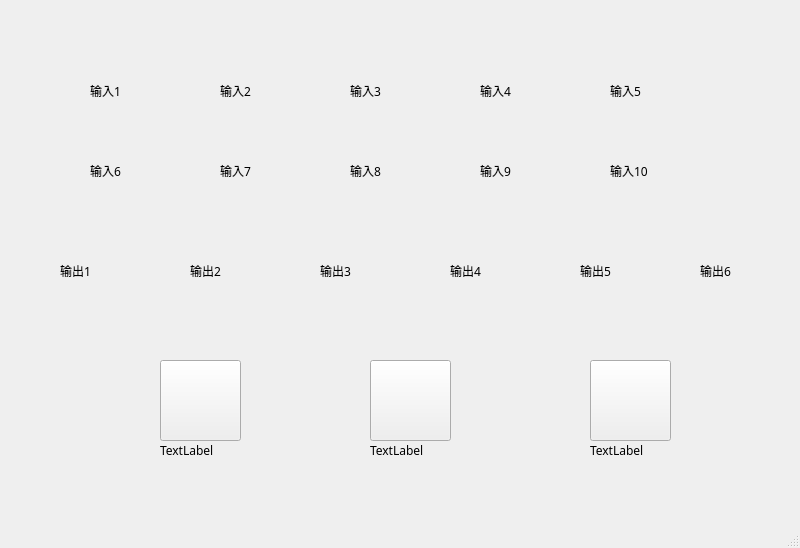
<?xml version="1.0" encoding="UTF-8"?>
<ui version="4.0">
 <class>stat_show</class>
 <widget class="QMainWindow" name="stat_show">
  <property name="geometry">
   <rect>
    <x>0</x>
    <y>0</y>
    <width>800</width>
    <height>548</height>
   </rect>
  </property>
  <property name="font">
   <font>
    <family>ADMUI3Lg</family>
   </font>
  </property>
  <property name="windowTitle">
   <string>MainWindow</string>
  </property>
  <widget class="QWidget" name="centralwidget">
   <widget class="QLabel" name="label_1">
    <property name="geometry">
     <rect>
      <x>90</x>
      <y>80</y>
      <width>121</width>
      <height>21</height>
     </rect>
    </property>
    <property name="text">
     <string>输入1</string>
    </property>
   </widget>
   <widget class="QLabel" name="label_2">
    <property name="geometry">
     <rect>
      <x>220</x>
      <y>80</y>
      <width>121</width>
      <height>21</height>
     </rect>
    </property>
    <property name="text">
     <string>输入2</string>
    </property>
   </widget>
   <widget class="QLabel" name="label_3">
    <property name="geometry">
     <rect>
      <x>350</x>
      <y>80</y>
      <width>121</width>
      <height>21</height>
     </rect>
    </property>
    <property name="text">
     <string>输入3</string>
    </property>
   </widget>
   <widget class="QLabel" name="label_5">
    <property name="geometry">
     <rect>
      <x>610</x>
      <y>80</y>
      <width>121</width>
      <height>21</height>
     </rect>
    </property>
    <property name="text">
     <string>输入5</string>
    </property>
   </widget>
   <widget class="QLabel" name="label_4">
    <property name="geometry">
     <rect>
      <x>480</x>
      <y>80</y>
      <width>121</width>
      <height>21</height>
     </rect>
    </property>
    <property name="text">
     <string>输入4</string>
    </property>
   </widget>
   <widget class="QLabel" name="label_10">
    <property name="geometry">
     <rect>
      <x>610</x>
      <y>160</y>
      <width>121</width>
      <height>21</height>
     </rect>
    </property>
    <property name="text">
     <string>输入10</string>
    </property>
   </widget>
   <widget class="QLabel" name="label_8">
    <property name="geometry">
     <rect>
      <x>350</x>
      <y>160</y>
      <width>121</width>
      <height>21</height>
     </rect>
    </property>
    <property name="text">
     <string>输入8</string>
    </property>
   </widget>
   <widget class="QLabel" name="label_7">
    <property name="geometry">
     <rect>
      <x>220</x>
      <y>160</y>
      <width>121</width>
      <height>21</height>
     </rect>
    </property>
    <property name="text">
     <string>输入7</string>
    </property>
   </widget>
   <widget class="QLabel" name="label_6">
    <property name="geometry">
     <rect>
      <x>90</x>
      <y>160</y>
      <width>121</width>
      <height>21</height>
     </rect>
    </property>
    <property name="text">
     <string>输入6</string>
    </property>
   </widget>
   <widget class="QLabel" name="label_9">
    <property name="geometry">
     <rect>
      <x>480</x>
      <y>160</y>
      <width>121</width>
      <height>21</height>
     </rect>
    </property>
    <property name="text">
     <string>输入9</string>
    </property>
   </widget>
   <widget class="QLabel" name="label_15">
    <property name="geometry">
     <rect>
      <x>580</x>
      <y>260</y>
      <width>121</width>
      <height>21</height>
     </rect>
    </property>
    <property name="text">
     <string>输出5</string>
    </property>
   </widget>
   <widget class="QLabel" name="label_13">
    <property name="geometry">
     <rect>
      <x>320</x>
      <y>260</y>
      <width>121</width>
      <height>21</height>
     </rect>
    </property>
    <property name="text">
     <string>输出3</string>
    </property>
   </widget>
   <widget class="QLabel" name="label_12">
    <property name="geometry">
     <rect>
      <x>190</x>
      <y>260</y>
      <width>121</width>
      <height>21</height>
     </rect>
    </property>
    <property name="text">
     <string>输出2</string>
    </property>
   </widget>
   <widget class="QLabel" name="label_11">
    <property name="geometry">
     <rect>
      <x>60</x>
      <y>260</y>
      <width>121</width>
      <height>21</height>
     </rect>
    </property>
    <property name="text">
     <string>输出1</string>
    </property>
   </widget>
   <widget class="QLabel" name="label_14">
    <property name="geometry">
     <rect>
      <x>450</x>
      <y>260</y>
      <width>121</width>
      <height>21</height>
     </rect>
    </property>
    <property name="text">
     <string>输出4</string>
    </property>
   </widget>
   <widget class="QLabel" name="label_16">
    <property name="geometry">
     <rect>
      <x>700</x>
      <y>260</y>
      <width>121</width>
      <height>21</height>
     </rect>
    </property>
    <property name="text">
     <string>输出6</string>
    </property>
   </widget>
   <widget class="QPushButton" name="work">
    <property name="geometry">
     <rect>
      <x>160</x>
      <y>360</y>
      <width>81</width>
      <height>81</height>
     </rect>
    </property>
    <property name="text">
     <string/>
    </property>
   </widget>
   <widget class="QPushButton" name="set">
    <property name="geometry">
     <rect>
      <x>370</x>
      <y>360</y>
      <width>81</width>
      <height>81</height>
     </rect>
    </property>
    <property name="text">
     <string/>
    </property>
   </widget>
   <widget class="QPushButton" name="back">
    <property name="geometry">
     <rect>
      <x>590</x>
      <y>360</y>
      <width>81</width>
      <height>81</height>
     </rect>
    </property>
    <property name="text">
     <string/>
    </property>
   </widget>
   <widget class="QLabel" name="input_1">
    <property name="geometry">
     <rect>
      <x>100</x>
      <y>120</y>
      <width>22</width>
      <height>22</height>
     </rect>
    </property>
    <property name="text">
     <string/>
    </property>
   </widget>
   <widget class="QLabel" name="input_2">
    <property name="geometry">
     <rect>
      <x>240</x>
      <y>120</y>
      <width>22</width>
      <height>22</height>
     </rect>
    </property>
    <property name="text">
     <string/>
    </property>
   </widget>
   <widget class="QLabel" name="input_3">
    <property name="geometry">
     <rect>
      <x>360</x>
      <y>120</y>
      <width>22</width>
      <height>22</height>
     </rect>
    </property>
    <property name="text">
     <string/>
    </property>
   </widget>
   <widget class="QLabel" name="input_4">
    <property name="geometry">
     <rect>
      <x>500</x>
      <y>120</y>
      <width>22</width>
      <height>22</height>
     </rect>
    </property>
    <property name="text">
     <string/>
    </property>
   </widget>
   <widget class="QLabel" name="input_5">
    <property name="geometry">
     <rect>
      <x>630</x>
      <y>120</y>
      <width>22</width>
      <height>22</height>
     </rect>
    </property>
    <property name="text">
     <string/>
    </property>
   </widget>
   <widget class="QLabel" name="input_7">
    <property name="geometry">
     <rect>
      <x>240</x>
      <y>200</y>
      <width>22</width>
      <height>22</height>
     </rect>
    </property>
    <property name="text">
     <string/>
    </property>
   </widget>
   <widget class="QLabel" name="input_8">
    <property name="geometry">
     <rect>
      <x>360</x>
      <y>200</y>
      <width>22</width>
      <height>22</height>
     </rect>
    </property>
    <property name="text">
     <string/>
    </property>
   </widget>
   <widget class="QLabel" name="input_9">
    <property name="geometry">
     <rect>
      <x>500</x>
      <y>200</y>
      <width>22</width>
      <height>22</height>
     </rect>
    </property>
    <property name="text">
     <string/>
    </property>
   </widget>
   <widget class="QLabel" name="input_10">
    <property name="geometry">
     <rect>
      <x>630</x>
      <y>200</y>
      <width>22</width>
      <height>22</height>
     </rect>
    </property>
    <property name="text">
     <string/>
    </property>
   </widget>
   <widget class="QLabel" name="output_1">
    <property name="geometry">
     <rect>
      <x>80</x>
      <y>300</y>
      <width>22</width>
      <height>22</height>
     </rect>
    </property>
    <property name="text">
     <string/>
    </property>
   </widget>
   <widget class="QLabel" name="output_2">
    <property name="geometry">
     <rect>
      <x>200</x>
      <y>300</y>
      <width>22</width>
      <height>22</height>
     </rect>
    </property>
    <property name="text">
     <string/>
    </property>
   </widget>
   <widget class="QLabel" name="output_3">
    <property name="geometry">
     <rect>
      <x>330</x>
      <y>300</y>
      <width>22</width>
      <height>22</height>
     </rect>
    </property>
    <property name="text">
     <string/>
    </property>
   </widget>
   <widget class="QLabel" name="output_4">
    <property name="geometry">
     <rect>
      <x>460</x>
      <y>300</y>
      <width>22</width>
      <height>22</height>
     </rect>
    </property>
    <property name="text">
     <string/>
    </property>
   </widget>
   <widget class="QLabel" name="output_5">
    <property name="geometry">
     <rect>
      <x>580</x>
      <y>300</y>
      <width>22</width>
      <height>22</height>
     </rect>
    </property>
    <property name="text">
     <string/>
    </property>
   </widget>
   <widget class="QLabel" name="output_6">
    <property name="geometry">
     <rect>
      <x>700</x>
      <y>300</y>
      <width>22</width>
      <height>22</height>
     </rect>
    </property>
    <property name="text">
     <string/>
    </property>
   </widget>
   <widget class="QLabel" name="label">
    <property name="geometry">
     <rect>
      <x>160</x>
      <y>440</y>
      <width>91</width>
      <height>21</height>
     </rect>
    </property>
    <property name="text">
     <string>TextLabel</string>
    </property>
   </widget>
   <widget class="QLabel" name="label_17">
    <property name="geometry">
     <rect>
      <x>370</x>
      <y>440</y>
      <width>91</width>
      <height>21</height>
     </rect>
    </property>
    <property name="text">
     <string>TextLabel</string>
    </property>
   </widget>
   <widget class="QLabel" name="label_18">
    <property name="geometry">
     <rect>
      <x>590</x>
      <y>440</y>
      <width>91</width>
      <height>21</height>
     </rect>
    </property>
    <property name="text">
     <string>TextLabel</string>
    </property>
   </widget>
   <widget class="QLabel" name="input_6">
    <property name="geometry">
     <rect>
      <x>100</x>
      <y>200</y>
      <width>22</width>
      <height>22</height>
     </rect>
    </property>
    <property name="text">
     <string/>
    </property>
   </widget>
  </widget>
  <widget class="QMenuBar" name="menubar">
   <property name="geometry">
    <rect>
     <x>0</x>
     <y>0</y>
     <width>800</width>
     <height>31</height>
    </rect>
   </property>
  </widget>
  <widget class="QStatusBar" name="statusbar"/>
 </widget>
 <resources/>
 <connections/>
</ui>
